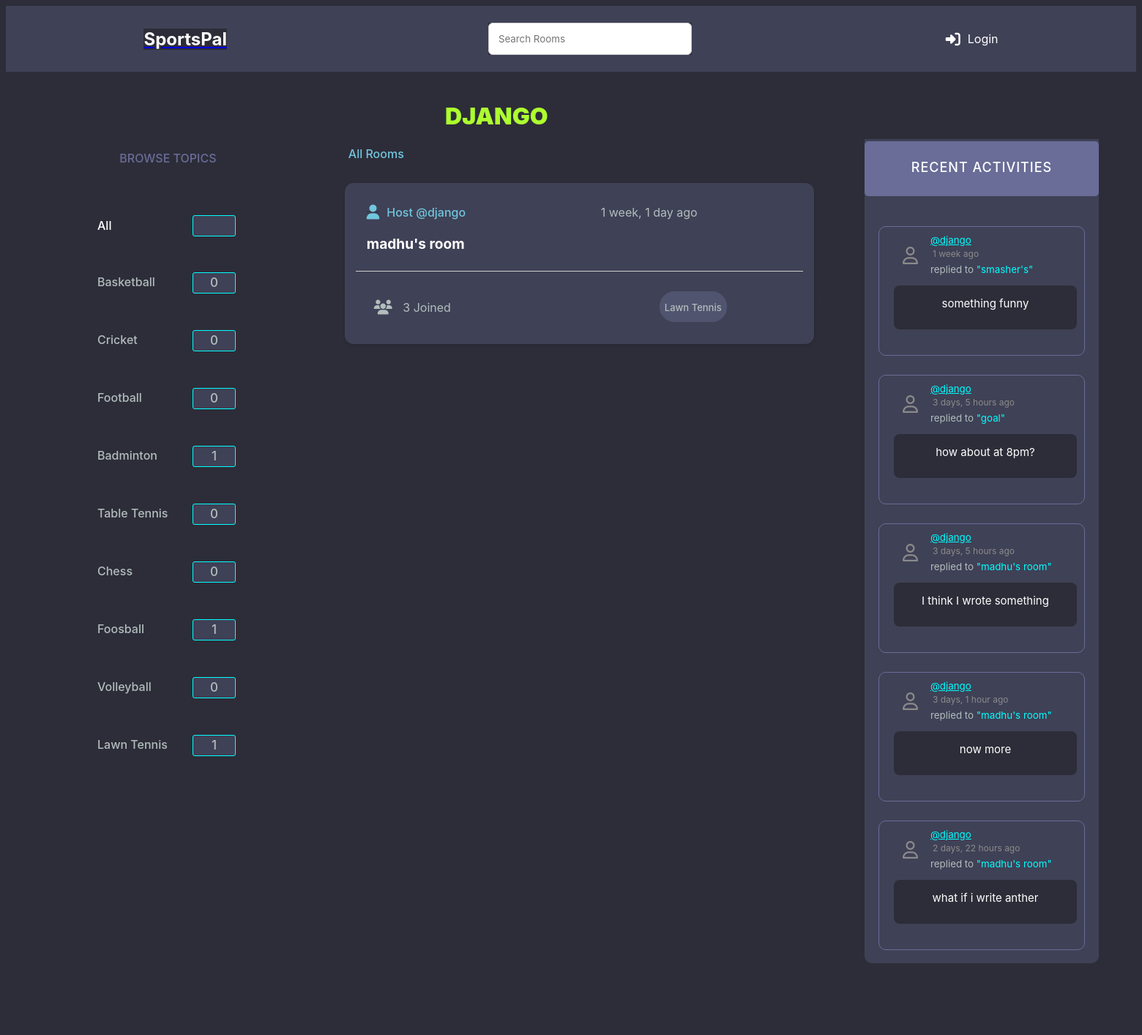
The page /profile/6/ on the database as committed earlier.
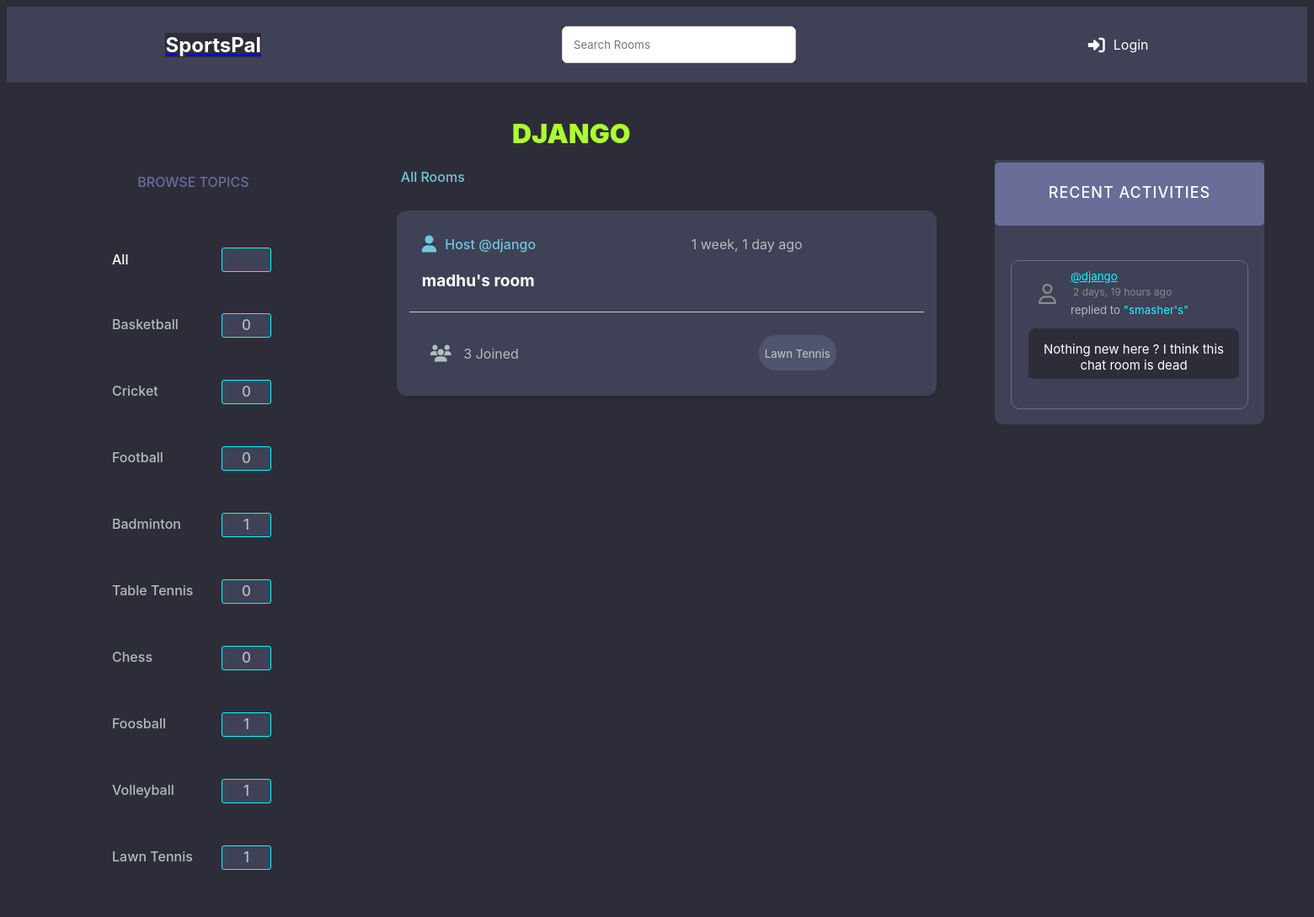
The same page on the database as committed later.
### base/models.py (models this page shows, shortened)
class Topic(models.Model):
    name = models.CharField(max_length=200)

class Room(models.Model):
    host = models.ForeignKey(User, on_delete=models.SET_NULL, null=True)
    topic = models.ForeignKey(Topic, on_delete=models.SET_NULL, null=True)
    name = models.CharField(max_length=200)
    description = models.TextField(null = True, blank = True)
    participants = models.ManyToManyField(User, related_name='participants', blank=True)
    updated = models.DateTimeField(auto_now=True)
    created = models.DateTimeField(auto_now_add=True)
    class Meta:
        ordering = ('-updated','-created')
    def __str__(self):
        return self.name

class Message(models.Model):
    user = models.ForeignKey(User, on_delete=models.CASCADE)
    room = models.ForeignKey(Room, on_delete=models.CASCADE)
    body = models.TextField()
    updated = models.DateTimeField(auto_now=True)
    created = models.DateTimeField(auto_now_add=True)
    def __str__(self):
        return self.body[0:50]

### base/views.py (the view)
# urls.py: path("profile/<str:pk>/", views.userProfile, name="user-profile"),
def userProfile(request,pk):
    user = User.objects.get(id=pk)
    rooms = user.room_set.all()
    room_messages = user.message_set.all()
    topics = Topic.objects.all()
    context = {'user':user,'rooms':rooms,'room_messages':room_messages,'topics':topics}
    return render(request,'base/profile.html',context)

### base/templates/base/profile.html (shortened to what this page needs)
{% extends 'main.html' %}
{%block content%}
<h1  style="position: relative;top:20px; left: 600px;text-transform: uppercase;color:greenyellow;font-weight: 900;">{{user.username}} </h1>
<div class = "profile-container">
    <div>
        {% include 'base/topics_component.html' %}
    <div>
        {% include 'base/feed_component.html' %}
    </div>
    <div>
        {% include 'base/activity_component.html' %}
    </div>
{%endblock content%}

### base/templates/base/topics_component.html (shortened to what this page needs)
{% load static %}
{% block css %}
    <link rel="stylesheet" type="text/css" href="{% static 'styles/topics_component.css' %}">
{% endblock %}
<h3 class = "Topics" style = "color: #696d97; text-transform: uppercase;top:10px;">Browse Topics</h3>
<div class = "All">
    <p><a href="{% url 'home' %}"  style="color: white; text-decoration: none;"><div>All</div></a> <span id = "total">{{room_count}}</span></p>
</div>
<div class = "items_all">
    {% for topic in topics %}
        <div class = "List">
            <a href="{% url 'home' %}?q={{topic.name}}">{{topic.name}}
            <div id="count_div">
                <span id = "count">{{topic.room_set.all.count}}</span></a>
            </div>
        </div>
    {% endfor %}

### base/templates/base/feed_component.html (shortened to what this page needs)
{% load static %}
{% block css %}
    <link rel="stylesheet" type="text/css" href="{% static 'styles/feed_component.css' %}">
    <link href="{% static 'fontawesomefree/css/fontawesome.css' %}" rel="stylesheet" type="text/css">
    <link href="{% static 'fontawesomefree/css/brands.css' %}" rel="stylesheet" type="text/css">
    <link href="{% static 'fontawesomefree/css/solid.css' %}" rel="stylesheet" type="text/css">
{% endblock %}
<div style="position: relative;top:20px;z-index: 10;left:25px;color:#71c6dd;font-weight: 500;"> All Rooms</div>
<div class = "sports-rooms">
    {% for room in rooms %}
        <div class = "room_feat">
            <div id="host">
                <a href="{% url 'user-profile' room.host.id %}"style="background-color:#3f4156;z-index: 30;"><i class="fa-solid fa-user fa-lg" style="position: relative;right:10px;"></i>Host @{{room.host.username}}</a>
            </div>
            <div style = "background-color: #3f4156;" id = "timer">
                {{room.created|timesince}} ago
            </div>
                <div id="room_name">
                    <h5 style = "background-color: #3f4156;"><a href = "{% url 'room' room.id %}" style="background-color:#3f4156;">{{room.name}}</a></h5>
                </div>
                <hr style="position:relative;top :90px">
                <div style = "background-color: #3f4156;" id ="participants_num"><i class="fa-solid fa-users fa-lg"style="position:relative;right:10px;"></i>
                    {{room.participants.all.count}} Joined
                </div>
                <div id="topic_name">
                    <p style="background-color: #51546e;;">{{room.topic.name}}</p>
                </div>
        </div>
    {% endfor %}
</div>

### base/templates/base/activity_component.html (shortened to what this page needs)
{% load static %}
{% block css %}
    <link rel="stylesheet" type="text/css" href="{% static 'styles/activity_component.css' %}">
    <link href="{% static 'fontawesomefree/css/fontawesome.css' %}" rel="stylesheet" type="text/css">
    <link href="{% static 'fontawesomefree/css/brands.css' %}" rel="stylesheet" type="text/css">
    <link href="{% static 'fontawesomefree/css/solid.css' %}" rel="stylesheet" type="text/css">
{% endblock %}
<div class="block_layout">
    <div class="recent_activities">
        <h3> recent activities</h3>
    </div>
    {% for message in room_messages %}
    <div class = "box">
        <small >
            <div id="username">
                <a href = "{'% url 'user-profile' message.user.id %}" style="background-color: #3f4156;color: cyan; width:200px">@{{message.user}}</a>
            </div>
            <div id="time" style="color: #8b8b8b; font-size: 12px; margin:3px; width:200px;">
                {{message.created|timesince}} ago
            </div>
        </small>
        <div id="sender">
            <small style="background-color: #3f4156; color:#b2bdbd; width: 200px;">replied to <tag style="background-color: #3f4156; color:cyan">"{{message.room}}"</tag></small>
        </div>
        <div id="message" style="position: relative;top:8px;">
            <p>{{message}}</p>
        </div>
    </div>
    {% endfor %}
</div>

Rows that differ between the two databases and show on the page:
removed Message: user "django", created "1 week", room "smasher's", body "something funny"
removed Message: user "django", created "3 days, 5 hours", room "goal", body "how about at 8pm?"
removed Message: user "django", created "3 days, 5 hours", room "madhu's room", body "I think I wrote something"
removed Message: user "django", created "3 days, 1 hour", room "madhu's room", body "now more"
removed Message: user "django", created "2 days, 22 hours", room "madhu's room", body "what if i write anther"
computed for Topic "Volleyball": room_set.all.count "0" → "1"
added Message: user "django", created "2 days, 19 hours", room "smasher's", body "Nothing new here ? I think this chat room is dead"
